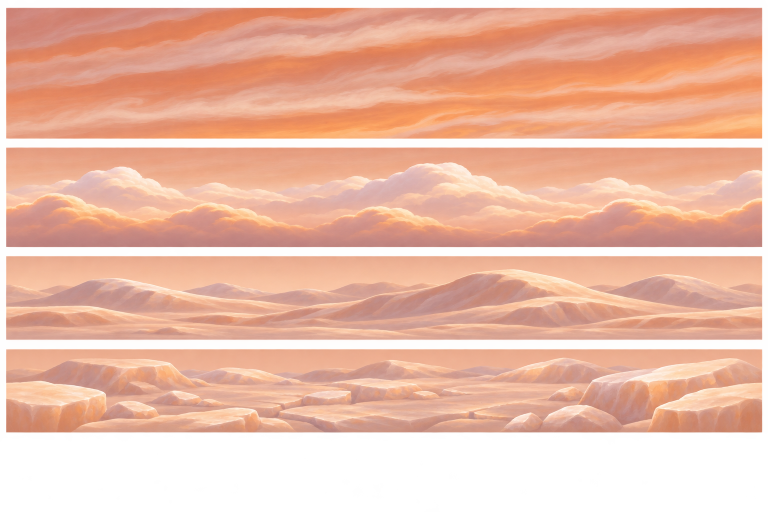
#> input picture art_src/backgrounds/planets/jupiter/sheet.png, 1536 x 1024 px, found by its file name (shown at 1/2 size)
$ python prepare_planet.py
#> lines starting #> are read from the running program, lines starting #| are printed output that depends on the picture
### art_src/backgrounds/prepare.py
## Слои фона для игры: картинки ChatGPT → assets/background/.
## Каждый слой режем по рисунку и сшиваем края так, что любые варианты слоя в любом
## порядке и с отражением стыкуются без шва: все варианты начинаются и кончаются тем же
## столбцом, что и первый. На краях столбцы плавно «перетекают»: силуэт тянется по высоте
## к общему, цвет смешивается, поэтому двойных контуров нет.
## Запуск: python3 art_src/backgrounds/prepare.py  (нужны Pillow и numpy)
import os
import numpy as np
from PIL import Image

HERE = os.path.dirname(os.path.abspath(__file__))
OUT = os.path.join(HERE, '..', '..', 'assets', 'background')
EDGE = 0.22   # доля ширины на перетекание у каждого края
PAD = 0.3     # снизу дорисовываем столько (доля высоты): переход в ровный цвет низа.
              # Шейдер ниже картинки повторяет последнюю строку — она однотонная, без полос.

LAYERS = {
    'mountains': ['mountains_1', 'mountains_2'],
    'forest': ['forest_1', 'forest_2'],
    'hills': ['hills_1', 'hills_2'],
}
# Облака — рамки (x0, y0, x1, y1) в clouds.png.
CLOUDS = [(41, 96, 724, 404), (828, 98, 1515, 413), (471, 413, 1105, 682), (904, 659, 1496, 956), (49, 692, 815, 959)]
CLOUD_CELL = (384, 160)   # клетка атласа облаков (облако вписано в неё, по низу)


# [4 lines left out: function load, not called in this run]


def save(a, path):
    a = a.copy()
    al = a[..., 3:4]
    a[..., :3] = np.where(al > 1e-4, a[..., :3] / np.maximum(al, 1e-4), 0.0)
    Image.fromarray((np.clip(a, 0, 1) * 255 + 0.5).astype(np.uint8)).save(path)


def top_of(col):
    """Верх силуэта в столбце (дробная строка, где альфа переходит 0.5)."""
    al = col[:, 3]
    idx = np.nonzero(al > 0.5)[0]
    if len(idx) == 0:
        return float(len(al))
    i = idx[0]
    if i == 0:
        return 0.0
    a0, a1 = al[i - 1], al[i]
    return i - 1 + (0.5 - a0) / max(1e-4, a1 - a0)


def stretch(col, top, target):
    """Растянуть столбец по высоте так, чтобы верх силуэта встал на target, низ — на месте."""
    h = len(col)
    r = np.arange(h, dtype=np.float32)
    s = top + (r - target) * (h - top) / max(1e-3, h - target)
    s = np.clip(s, 0, h - 1)
    i0 = np.floor(s).astype(int)
    i1 = np.minimum(i0 + 1, h - 1)
    f = (s - i0)[:, None]
    return col[i0] * (1 - f) + col[i1] * f


def morph(p, q, t):
    """Столбец между p и q (t: 0 → p, 1 → q)."""
    t = t * t * (3 - 2 * t)
    tp, tq = top_of(p), top_of(q)
    tg = tp + (tq - tp) * t
    return stretch(p, tp, tg) * (1 - t) + stretch(q, tq, tg) * t


# [23 lines left out: function seam_layer, not called in this run]


def pad_bottom(imgs):
    """Продлить низ всех вариантов: нижние строки плавно уходят в общий средний цвет."""
    h = imgs[0].shape[0]
    n = int(h * PAD)
    base = np.mean([im[-max(4, h // 12):].reshape(-1, 4).mean(axis=0) for im in imgs], axis=0)
    out = []
    for im in imgs:
        last = im[-1]
        t = (np.arange(1, n + 1, dtype=np.float32) / n)[:, None, None]
        t = t * t * (3 - 2 * t)
        ext = last[None] * (1 - t) + base[None, None] * t
        out.append(np.concatenate([im, ext], axis=0))
    return out


# [13 lines left out: function clouds, not called in this run]


# [9 lines that do not run on import are left out]

### art_src/backgrounds/planets/prepare_planet.py
## Фон планеты из листа ChatGPT (art_src/backgrounds/planets/<планета>/sheet.png) → слои игры
## в assets/background/<планета>/: sky, mountains, hills, near, clouds.
## На листе нет настоящей прозрачности — вместо неё нарисована светлая «шахматка». Её убираем:
## нейтрально-серые светлые пиксели, связанные с верхом полосы (снежные вершины голубоватые и
## не трогаются). Края слоёв сшиваются как у земного фона (prepare.py): кусок кончается тем же
## столбцом, каким начинается, — стыкуется сам с собой и с отражением.
##   python3 art_src/backgrounds/planets/prepare_planet.py neptune mercury venus …
import os
import sys
import numpy as np
from PIL import Image
from scipy import ndimage

HERE = os.path.dirname(os.path.abspath(__file__))
sys.path.insert(0, os.path.join(HERE, '..'))
import prepare as P  # noqa: E402

OUT_ROOT = os.path.join(HERE, '..', '..', '..', 'assets', 'background')

## Рамки на листе (x0, y0, x1, y1) — с отступом внутрь от края панели.
SHEETS = {
    'neptune': {
        'sky': (8, 6, 784, 338),
        'clouds': (806, 2, 1534, 342),
        'mountains': (8, 346, 1528, 572),
        'hills': (8, 578, 1530, 782),
        'near': (8, 786, 1530, 1022),
    },
}


def checker(a):
    """Пиксели нарисованной шахматки: светлые и нейтрально-серые."""
    r, g, b = a[..., 0], a[..., 1], a[..., 2]
    return (np.abs(b - r) <= 5) & (np.abs(g - r) <= 5) & (a[..., :3].min(-1) > 222)


def cut_layer(rgb, closed=False):
    """Полоса слоя: фон — шахматка, связанная с верхним краем; мягкий край в 1 px."""
    a = rgb.astype(np.int32)
    bg = checker(a)
    lab, _ = ndimage.label(bg)
    top = set(np.unique(lab[:3])) - {0}
    # и с боковыми краями в верхней половине (между вершинами)
    h = a.shape[0]
    top |= set(np.unique(lab[:h // 2, :2])) - {0}
    top |= set(np.unique(lab[:h // 2, -2:])) - {0}
    if closed:
        top |= set(np.unique(lab[-3:])) - {0}
        top |= set(np.unique(lab[:, :2])) - {0}
        top |= set(np.unique(lab[:, -2:])) - {0}
    mask = ~np.isin(lab, list(top))
    # Края листа (низ и бока у полос) — не край рисунка: продлеваем маску наружу, иначе
    # эрозия и размытие делают их прозрачными.
    P_ = 6
    pm = np.pad(mask, P_, mode='edge')
    if closed:
        pm = np.pad(mask, P_, constant_values=False)
    pm = ndimage.binary_opening(pm, iterations=1)
    er1 = ndimage.binary_erosion(pm, iterations=1)
    er2 = ndimage.binary_erosion(pm, iterations=2)
    alpha = np.maximum(ndimage.gaussian_filter(er1.astype(np.float32), 0.7), er2)[P_:-P_, P_:-P_]
    mask = pm[P_:-P_, P_:-P_]
    # Цвет у края — от ближайшего пикселя изнутри (без светлой каймы шахматки).
    inner = er2[P_:-P_, P_:-P_]
    _, (iy, ix) = ndimage.distance_transform_edt(~inner, return_indices=True)
    col = rgb[iy, ix].astype(np.float32) / 255.0
    out = np.concatenate([col, alpha[..., None]], axis=-1)
    # Сверху — до рисунка.
    ys = np.nonzero(alpha.max(axis=1) > 0.02)[0]
    return out[max(0, ys[0] - 4):]


def drop_specks(a, min_px=300):
    """Слой без отдельных крошек (меньше min_px пикселей) — на фоне они видны точками."""
    lab, n = ndimage.label(a[..., 3] > 0.05)
    if n > 1:
        sizes = ndimage.sum(np.ones_like(lab), lab, range(n + 1))
        small = (sizes < min_px)
        small[0] = False
        a = a.copy()
        a[small[lab], 3] = 0.0
    return a


def clear_seam_islands(a):
    """Отдельные клубы (дым, облака над склоном), попавшие в зону сшивки краёв, — прочь:
    при сшивке столбцы тянутся по высоте, и клуб превращается в вертикальные полосы."""
    w = a.shape[1]
    e = int(w * P.EDGE)
    lab, n = ndimage.label(a[..., 3] > 0.05)
    if n < 2:
        return a
    ground = set(np.unique(lab[-1])) - {0}
    a = a.copy()
    for i, sl in enumerate(ndimage.find_objects(lab)):
        if i + 1 in ground or sl is None:
            continue
        if sl[1].start < e or sl[1].stop > w - e:
            a[lab == i + 1, 3] = 0.0
    return a


def premul(a):
    a = a.copy()
    a[..., :3] *= a[..., 3:4]
    return a


## Слои с дымом и клубами: края сшиваем плавным наложением, а не вытягиванием столбцов
## (у дыма вытягивание даёт вертикальные полосы).
FADE_SEAM = {'venus'}


def seam(a, fade=False):
    """Сшить края одного слоя (как P.seam_layer для одного варианта)."""
    w = a.shape[1]
    e = int(w * P.EDGE)
    wo = w - e
    o = a[:, :wo].copy()
    for j in range(e):
        if fade:
            t = j / e
            t = t * t * (3 - 2 * t)
            o[:, j] = a[:, w - e + j] * (1 - t) + a[:, j] * t
        else:
            o[:, j] = P.morph(a[:, w - e + j], a[:, j], j / e)
    return o


def only_main(rgba):
    """Облако без соринок: только самый большой кусок (и то, что внутри него), край — мягче;
    крошки шахматки и обрезки соседних облаков у края — прочь. rgba — uint8."""
    al = rgba[..., 3] > 60
    lab, n = ndimage.label(ndimage.binary_closing(al, iterations=2))
    if n == 0:
        return rgba
    sizes = ndimage.sum(np.ones_like(lab), lab, range(1, n + 1))
    keep = ndimage.binary_fill_holes(lab == 1 + int(np.argmax(sizes)))
    keep = ndimage.binary_erosion(keep, iterations=1)
    soft_a = ndimage.gaussian_filter(keep.astype(np.float32), 0.8)
    out = rgba.copy()
    out[..., 3] = (np.minimum(rgba[..., 3] / 255.0, soft_a) * 255).astype(np.uint8)
    return out


def to_atlas(ims, out):
    cw, ch = P.CLOUD_CELL
    atlas = Image.new('RGBA', (cw * 5, ch), (0, 0, 0, 0))
    for i, arr in enumerate(ims):
        im = Image.fromarray(only_main(arr))
        bb = im.getchannel('A').point(lambda v: 255 if v > 8 else 0).getbbox()
        im = im.crop(bb)
        k = min((cw - 8) / im.width, (ch - 6) / im.height)
        im = im.resize((max(1, int(im.width * k)), max(1, int(im.height * k))), Image.LANCZOS)
        atlas.alpha_composite(im, (i * cw + (cw - im.width) // 2, ch - 3 - im.height))
    atlas.save(os.path.join(out, 'clouds.png'))


def clouds(rgb, out):
    a = rgb.astype(np.int32)
    mask = ~checker(a)
    mask = ndimage.binary_opening(mask, iterations=2)
    lab, n = ndimage.label(mask)
    boxes = sorted([s for s in ndimage.find_objects(lab) if (s[0].stop - s[0].start) * (s[1].stop - s[1].start) > 4000],
                   key=lambda s: -(s[0].stop - s[0].start) * (s[1].stop - s[1].start))[:5]
    ims = []
    for s in boxes:
        y0, y1 = max(0, s[0].start - 6), min(rgb.shape[0], s[0].stop + 6)
        x0, x1 = max(0, s[1].start - 6), min(rgb.shape[1], s[1].stop + 6)
        # Вокруг облака — шахматка со всех сторон: светлая рамка, чтобы фон был связан с верхом.
        sub = cut_layer(np.pad(rgb[y0:y1, x0:x1], ((8, 8), (8, 8), (0, 0)), constant_values=250), closed=True)
        arr = (np.clip(sub, 0, 1) * 255 + 0.5).astype(np.uint8)
        # Светлые серые крошки шахматки у края (облака цветные) — прозрачные, с каймой в 1 px.
        c = arr[..., :3].astype(np.int32)
        grey = (c.max(-1) - c.min(-1) < 30) & (c.min(-1) > 170)
        grey = ndimage.binary_dilation(grey, iterations=1)
        arr[grey, 3] = 0
        ims.append(arr)
    to_atlas(ims, out)


## --- Листы с настоящей прозрачностью (второй заход: Меркурий … Уран) -------------------
## Полосы на листе разделены прозрачными промежутками: первая — небо, следующие три — горы,
## холмы, ближний край, всё ниже — облака (если есть). Полоса слоя бывает уже прозрачной
## (рисунок на прозрачном) или непрозрачной — с небом за рисунком: тогда небо убираем —
## сверху вниз по столбцу, пока цвет плавно меняется и близок к цвету неба над ним; верх
## силуэта сглаживаем, отдельные клубы (дым, облака) над ним остаются.

# [128 lines left out: functions bands, sky_key, soft, strip_layer, rgba_clouds, main_auto, not called in this run]


def main(planet):
#> called with planet = 'neptune'
    if planet not in SHEETS:
        main_auto(planet)
        return
    src = np.asarray(Image.open(os.path.join(HERE, planet, 'sheet.png')).convert('RGB'))
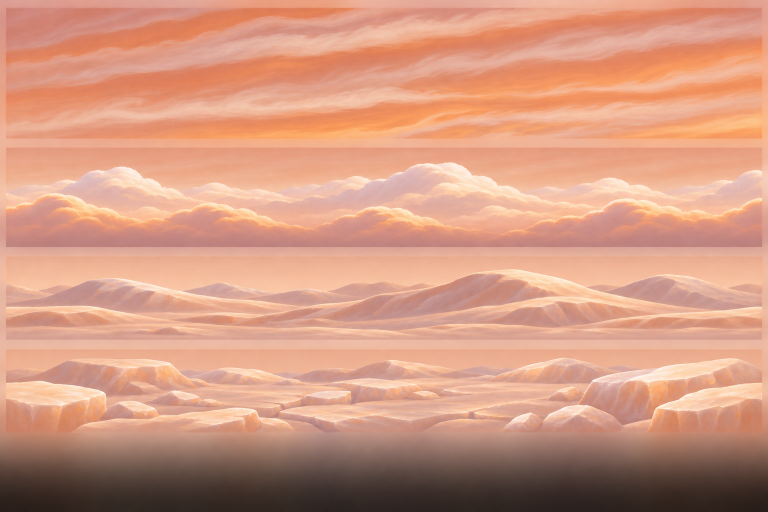
#> src: shape (1024, 1536, 3) (shown at 1/2 size); mean R, G, B 210.5, 153.3, 129.3
    out = os.path.join(OUT_ROOT, planet)
    os.makedirs(out, exist_ok=True)
    boxes = SHEETS[planet]
    for name, (x0, y0, x1, y1) in boxes.items():
        part = src[y0:y1, x0:x1]
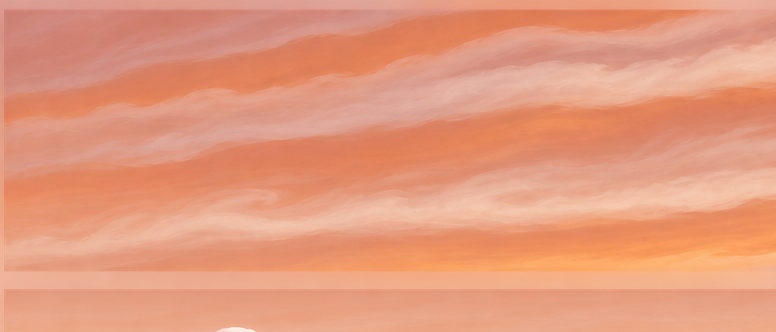
#> part: shape (332, 776, 3); mean R, G, B 228.6, 154.1, 124.8
        if name == 'sky':
            Image.fromarray(part).save(os.path.join(out, 'sky.png'))
        elif name == 'clouds':
            clouds(part, out)
        else:
            lay = drop_specks(seam(premul(clear_seam_islands(drop_specks(cut_layer(part))))), 60)
            lay = P.pad_bottom([lay])[0]
            P.save(lay, os.path.join(out, name + '.png'))
        im = Image.open(os.path.join(out, name + '.png'))
        print(planet, name, im.size)
#| neptune sky (776, 332)


if __name__ == '__main__':
    for pl in (sys.argv[1:] or ['neptune']):
        main(pl)
